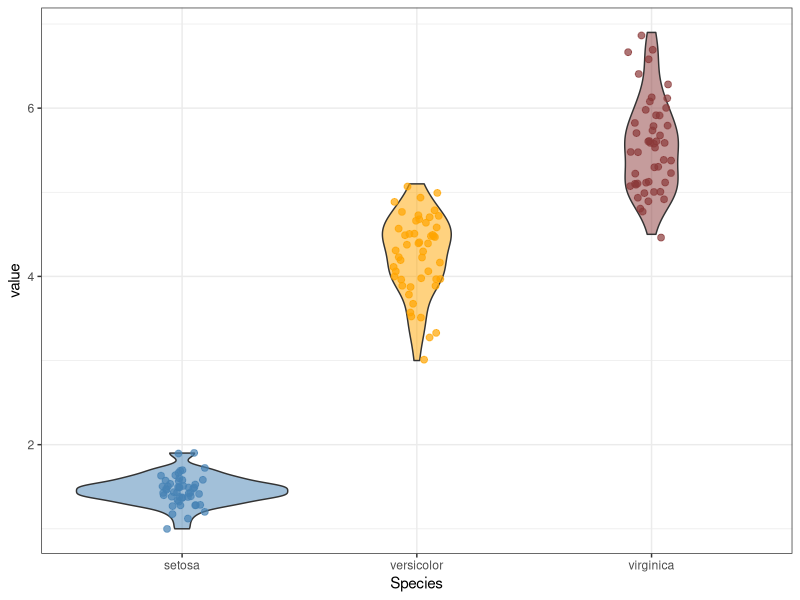
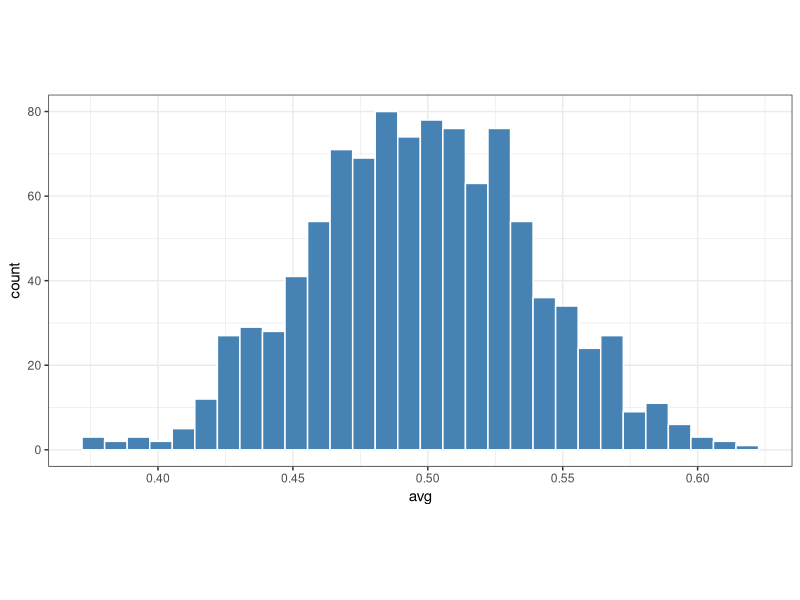
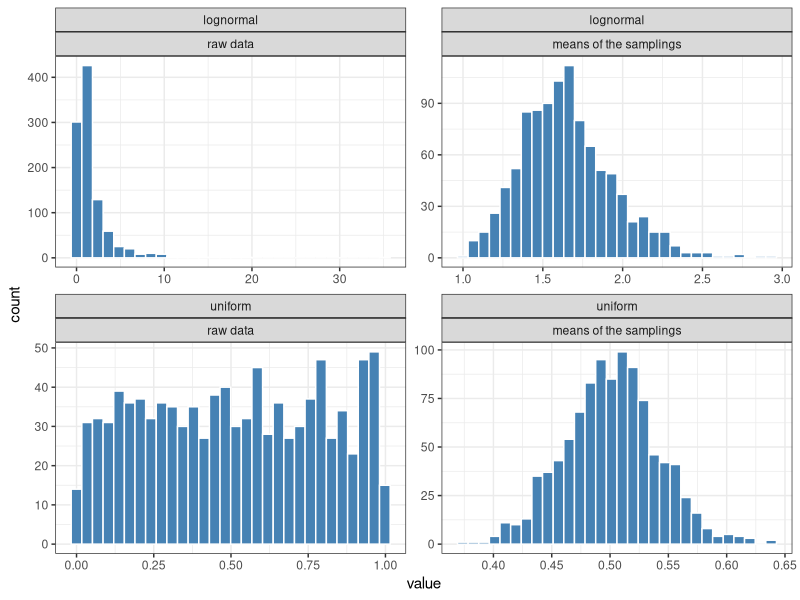

Source code (R) for these figures, in order:
## ---- chunk 1
knitr::opts_chunk$set(echo = TRUE, message = FALSE, warning = FALSE)
set.seed(123)
## ---- chunk 2
## consider for example
a <- 10
b <- sqrt(log(a + 2)) ## a trivial nested function: it has to be read from the inside out ...

## with the pipe I can write the same thing as a sequence of steps
b1 <- (a + 2) |>   ## take a + 2
  log() |>         ## take the log
  sqrt()           ## take the square root

identical(b, b1)
## ---- chunk 3
mtcars |>
  lm(mpg ~ wt, data = _) |>   ## the data go to the "data" argument
  coef()
## ---- chunk 4
library(tidyverse)

## here I create a dummy table
my_first_tibble <- tibble(names = c("One", "Two"),
                          counts = c(1, 2))

my_first_tibble
## ---- chunk 5
## a dummy matrix, just as an example
a_matrix <- matrix(1:4, nrow = 2)

## base R way: a 2 element list, one matrix for each row
my_first_tibble$tables <- list(a_matrix, a_matrix * 2)

## the same with the data carpentry machinery
my_first_tibble <- my_first_tibble |>
  mutate(other_tables = list(a_matrix, a_matrix * 3))

my_first_tibble
## ---- chunk 6
iris_tbl <- as_tibble(iris)

iris_tbl |>
  filter(Species != "setosa") |>            ## keep some rows
  select(Species, starts_with("Petal")) |>  ## keep some columns
  mutate(Petal.Ratio = Petal.Length / Petal.Width) |>  ## create a new column
  group_by(Species) |>                      ## split by group ...
  summarise(mean_ratio = mean(Petal.Ratio), ## ... and summarise each group
            n = n())
## ---- chunk 7
iris_long <- iris_tbl |>
  mutate(sample_id = row_number()) |>
  pivot_longer(cols = -c(sample_id, Species),
               names_to = "variable",
               values_to = "value")

iris_long

## and back
iris_long |>
  pivot_wider(names_from = variable, values_from = value)
## ---- chunk 8
## a function taking a number and returning its square
square <- function(x) {
  x^2
}

square(3)
## ---- chunk 9
my_first_tibble <- my_first_tibble |>
  mutate(determinant = map_dbl(tables, function(x) det(x)))

my_first_tibble
## ---- chunk 10
my_first_tibble |>
  mutate(det_1 = map_dbl(tables, function(x) det(x)),  ## a standard anonymous function
         det_2 = map_dbl(tables, \(x) det(x)),          ## the short form of base R (R >= 4.1)
         det_3 = map_dbl(tables, ~ det(.x))) |>          ## the purrr "formula" shortcut
  select(names, starts_with("det"))
## ---- chunk 11
map(1:3, square)      ## a list
map_dbl(1:3, square)  ## a numeric vector
## ---- chunk 12
iris_nest <- iris_long |>
  nest(data = -variable)

iris_nest
## ---- chunk 13
iris_nest$data[[1]]
## ---- chunk 14
my_plot <- function(t) {
  t |>
    ggplot(aes(x = Species, y = value)) +
    geom_violin(aes(fill = Species), alpha = 0.5) +
    geom_jitter(aes(colour = Species), width = 0.1, size = 2, alpha = 0.7) +
    scale_fill_manual(values = c("steelblue", "orange", "#8B3A3A")) +
    scale_colour_manual(values = c("steelblue", "orange", "#8B3A3A")) +
    theme_bw() +
    theme(legend.position = "none")
}
## ---- chunk 15
iris_nest <- iris_nest |>
  mutate(plots = map(data, my_plot))

iris_nest

## the plot of the third variable
iris_nest$variable[[3]]
iris_nest$plots[[3]]
## ---- chunk 16
iris_nest <- iris_nest |>
  mutate(kw = map(data, \(t) kruskal.test(value ~ Species, data = t)),
         p = map_dbl(kw, \(k) k$p.value))

iris_nest
## ---- chunk 17
iris_long |>
  nest(data = -variable) |>
  mutate(plots = map(data, my_plot),
         kw = map(data, \(t) kruskal.test(value ~ Species, data = t)),
         p = map_dbl(kw, \(k) k$p.value))
## ---- chunk 18
dummy_model <- lm(Petal.Width ~ Sepal.Width * Species, data = iris_tbl)

summary(dummy_model)
## ---- chunk 19
library(broom)

tidy(dummy_model)
## ---- chunk 20
iris_tbl |>
  pivot_longer(-c(Sepal.Width, Species), names_to = "variable", values_to = "value") |>
  nest(data = -variable) |>
  mutate(models = map(data, \(t) lm(value ~ Sepal.Width * Species, data = t)),
         terms = map(models, tidy)) |>
  unnest(terms) |>
  filter(p.value < 0.05) |>
  select(variable, term, estimate, std.error, p.value) |>
  arrange(desc(estimate))
## ---- chunk 21
my_samplings <- tibble(id = 1:1000)
## ---- chunk 22
my_samplings <- my_samplings |>
  mutate(sampling = map(id, \(x) runif(50)))

my_samplings
## ---- chunk 23
my_samplings <- my_samplings |>
  mutate(avg = map_dbl(sampling, mean))
## ---- chunk 24
my_samplings |>
  ggplot() +
  geom_histogram(aes(x = avg), fill = "steelblue", col = "white", bins = 30) +
  theme_bw() +
  theme(aspect.ratio = 0.5)
## ---- chunk 25
samplings <- tibble(distribution = c("uniform", "lognormal")) |>
  mutate(draw = list(\(n) runif(n), \(n) rlnorm(n))) |>              ## the sampling functions
  mutate(sampling = map(draw, \(f) map(1:1000, \(i) f(50)))) |>      ## 1000 samplings of 50 values
  unnest(sampling) |>                                               ## one row for each sampling
  mutate(avg = map_dbl(sampling, mean))                             ## the means

## the raw values of the first 20 samplings of each distribution ...
raw_data <- samplings |>
  slice_head(n = 20, by = distribution) |>
  unnest(sampling) |>
  transmute(distribution, what = "raw data", value = sampling)

## ... and the means
means <- samplings |>
  transmute(distribution, what = "means of the samplings", value = avg)

bind_rows(raw_data, means) |>
  mutate(what = fct_inorder(what)) |>
  ggplot() +
  geom_histogram(aes(x = value), fill = "steelblue", col = "white", bins = 30) +
  facet_wrap(distribution ~ what, scales = "free") +
  theme_bw()
